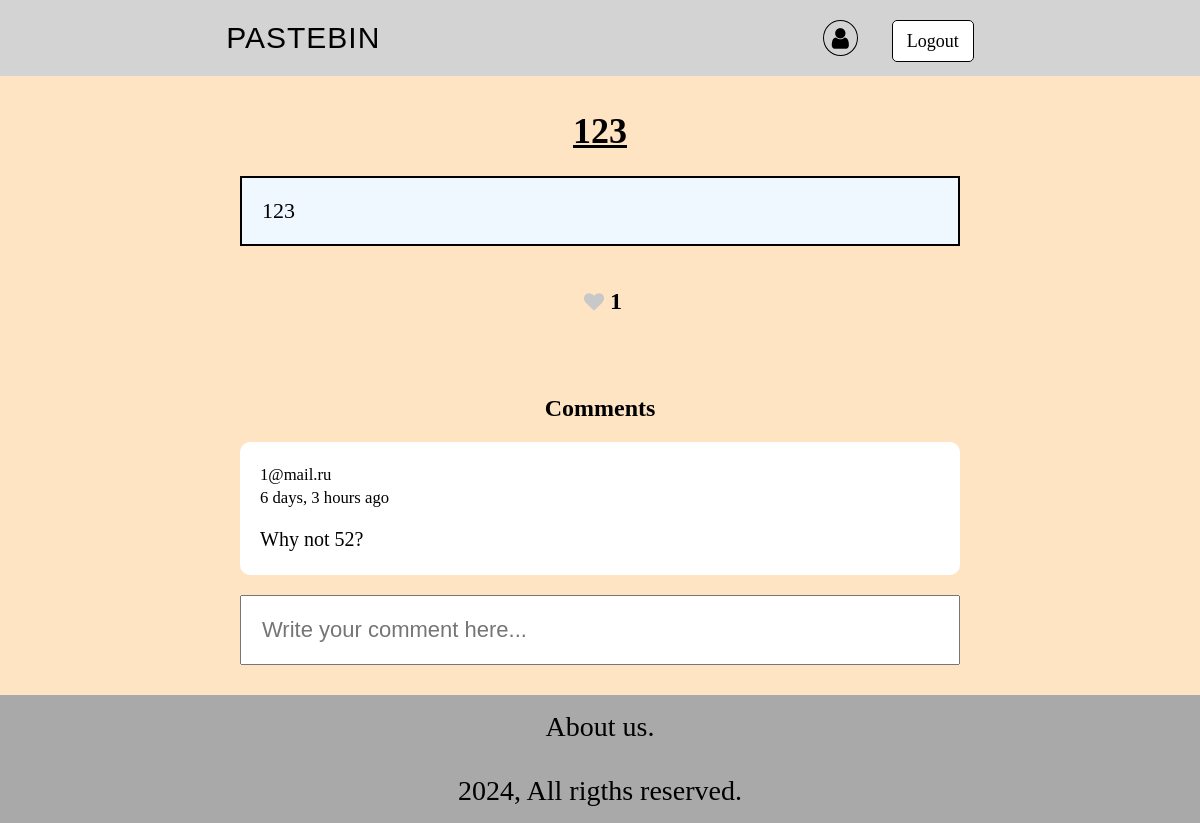
The app's page /bin_page/3/ (signed in) with its own data.
### app/models.py (models this page shows, shortened)
class Bin(models.Model):
    host = models.ForeignKey(User, on_delete = models.SET_NULL, null = True)
    name = models.CharField(max_length = 999, blank = False)
    description = models.TextField(null = False)
    updated = models.DateTimeField(auto_now = True)
    created = models.DateTimeField(auto_now_add = True)
    likes = models.ManyToManyField(User, related_name = 'bin_like' )
    class Meta:
        ordering = ['-updated', '-created']
    def total_likes(self):
        return self.likes.count()

class Comment(models.Model):
    user = models.ForeignKey(User, on_delete = models.CASCADE)
    updated = models.DateTimeField(auto_now=True)
    created = models.DateTimeField(auto_now_add=True)
    bin = models.ForeignKey(Bin, on_delete = models.CASCADE)
    body = models.TextField()
    def __str__(self):
        if len(self.body) > 50:
            return f'{self.body[0:50]}...'
        else:
            return self.body

class User(AbstractUser):
    username = models.CharField(max_length = 200, blank = False)
    email = models.EmailField(unique = True, null = True)
    bio = models.TextField(blank = True, default = '')
    USERNAME_FIELD = 'email'
    REQUIRED_FIELDS = ['username']

### app/views.py (the view, shortened to what this page needs)
# urls.py: path('bin_page/<str:pk>/', views.bin_page, name = 'bin'),
def bin_page(request, pk):
    bin = Bin.objects.get(id = pk)
    comments = bin.comment_set.all().order_by('-created')
    context = {'bin':bin, 'comments':comments}
    return render(request, 'app/bin-page.html', context)

### app/templates/app/bin-page.html (shortened to what this page needs)
{% extends 'base.html' %}
{% block content %}
<div class="bin-wrapper">
    <h1>{{bin.name}}</h1>
    <p>{{bin.description}}</p>
        {% if request.user.is_authenticated %}
            {% if request.user != bin.host %}
                {% if request.user not in bin.likes.all %}
                    <form action="{% url 'like_from_bin' bin.id %}" method="POST" style="display: inline-flex;">
                        <button type="submit" name="bin_id" value="{{bin.id}}" class="like-btn">
                            <i class="fa fa-heart"></i>
                        </button>
                        <h2>{{bin.total_likes}}</h2>
                    </form>
                {% endif %}
            {% else %}
                <i class="fa fa-heart active" style="margin: 10px 10px 0;"></i> <span style="font-size: 20px;">{{bin.total_likes}}</span>
            {% endif %}
        {% endif %}
</div>
<div class="comment-wrapper">
    <h2>Comments</h2>
    {% for comment in comments %}
    <div class="comment">
        <div class="bin-extra">
            <div>
                <small>{{comment.user}}</small><br/>
                <small>{{comment.created|timesince}} ago</small>
            </div>
        </div>
        <div style="overflow-wrap: break-word;">
            <p>{{comment.body}}</p>
        </div>
    </div>
    {% endfor %}
    {% if request.user.is_authenticated %}
    <div class="comment-form">
        <form method="POST" action="">
            <input type="text" name="body" placeholder="Write your comment here...">
        </form>
    </div>
    {% endif %}
</div>
{% endblock %}

### static/styles/main.css (style rules this page uses)
body { margin: 0; padding: 0; box-sizing: border-box; position: relative; background-color: bisque; }
h1 { font-size: 36px; text-decoration: underline; }
i.fa-heart { font-size: 20px; }
.like-btn { border: none; vertical-align: middle; background-color: transparent; color: rgb(200, 200, 200); }

### records on screen
Bin: name "123", description "123", total_likes "1"
Comment: user "1@mail.ru", created "6 days, 3 hours", body "Why not 52?"
